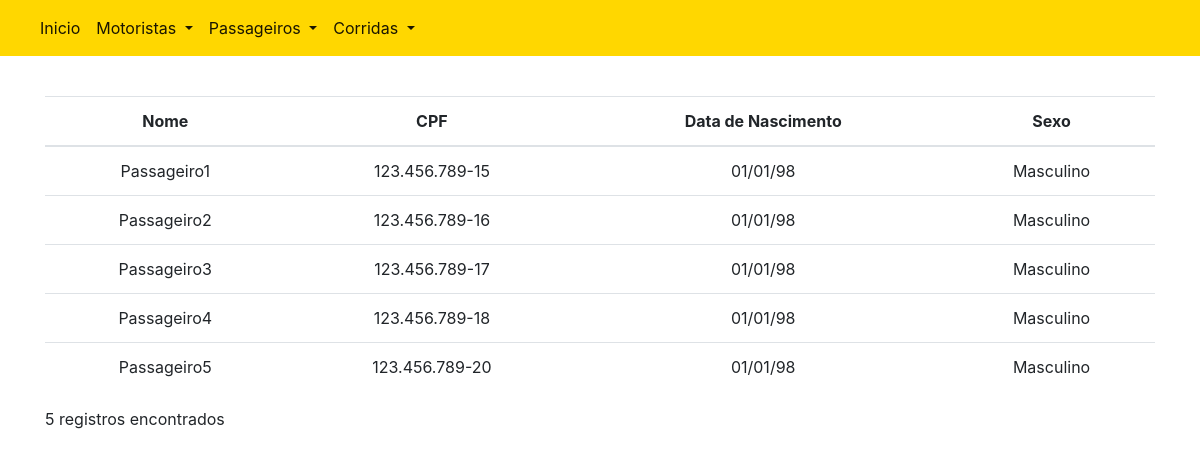
The app's page /queryPassengers.php with its own data.
### tables this page shows
CREATE TABLE IF NOT EXISTS `passageiros` (
  `p_id_passageiro` int(11) NOT NULL AUTO_INCREMENT,
  `nome_passageiro` varchar(40) NOT NULL,
  `cpf` varchar(14) NOT NULL,
  `data_nascimento` date NOT NULL,
  `sexo` varchar(9) NOT NULL,
  PRIMARY KEY (`p_id_passageiro`),
  UNIQUE KEY `cpf` (`cpf`)
);

### queryPassengers.php (the view, shortened to what this page needs)
<?php
include '/connection/connection.php';
$sql = "SELECT * FROM passageiros";
$query = mysqli_query($link, $sql) or die(mysqli_error($link));
$records = mysqli_num_rows($query);
?>
<!DOCTYPE html>
<html>
    <body>
        <?php include 'navbar.php'; ?>
        <div class="container">
            <table class="table">
                <thead>
                    <tr>
                        <th scope="col">Nome</th>
                        <th scope="col">CPF</th>
                        <th scope="col">Data de Nascimento</th>
                        <th scope="col">Sexo</th>
                    </tr>
                </thead>
                <tbody>
                    <?php while ($data = $query->fetch_array()) { ?>
                        <tr>
                            <td><?php echo $data["nome_passageiro"]; ?></td>
                            <td><?php echo $data["cpf"]; ?></td>
                            <td><?php echo date("d/m/y", strtotime($data["data_nascimento"])); ?></td>
                            <td><?php echo $data["sexo"]; ?></td>
                        <?php } ?>
                </tbody>
            </table>
            <?php
            print "$records registros encontrados";
            ?>
    </body>
</html>

### navbar.php (shortened to what this page needs)
<head>
    <link rel="stylesheet" href="https://stackpath.bootstrapcdn.com/bootstrap/4.1.0/css/bootstrap.min.css">
    <link rel="stylesheet" type="text/css" href="css/style.css">
</head>
<nav class="navbar navbar-expand-lg navbar-light bg-light navColor">
    <div class="collapse navbar-collapse" id="navbarSupportedContent">
        <ul class="navbar-nav mr-auto">
            <li class="nav-item active">
                <a class="nav-link" href="index.php">Inicio</a>
            </li>
            <li class="nav-item dropdown active">
                <a class="nav-link dropdown-toggle" href="#" id="dropdownMotorista" role="button" data-toggle="dropdown" aria-haspopup="true" aria-expanded="false">
                    Motoristas
                </a>
            </li>
            <li class="nav-item dropdown active">
                <a class="nav-link dropdown-toggle" href="#" id="dropdownCliente" role="button" data-toggle="dropdown" aria-haspopup="true" aria-expanded="false">
                    Passageiros
                </a>
            </li>
            <li class="nav-item dropdown active">
                <a class="nav-link dropdown-toggle" href="#" id="dropdownCliente" role="button" data-toggle="dropdown" aria-haspopup="true" aria-expanded="false">
                    Corridas
                </a>
            </li>
        </ul>
    </div>
</nav>

### css/style.css (style rules this page uses)
.container { margin-top: 20px; align-content: center; }
.bg-light { background-color: gold!important; }
.table { margin-top: 20px; text-align: center; }

### records on screen
passageiros: nome_passageiro "Passageiro1", cpf "123.456.789-15", data_nascimento "01/01/98", sexo "Masculino"
passageiros: nome_passageiro "Passageiro2", cpf "123.456.789-16", data_nascimento "01/01/98", sexo "Masculino"
passageiros: nome_passageiro "Passageiro3", cpf "123.456.789-17", data_nascimento "01/01/98", sexo "Masculino"
passageiros: nome_passageiro "Passageiro4", cpf "123.456.789-18", data_nascimento "01/01/98", sexo "Masculino"
passageiros: nome_passageiro "Passageiro5", cpf "123.456.789-20", data_nascimento "01/01/98", sexo "Masculino"

### other values on screen
$records "5"
